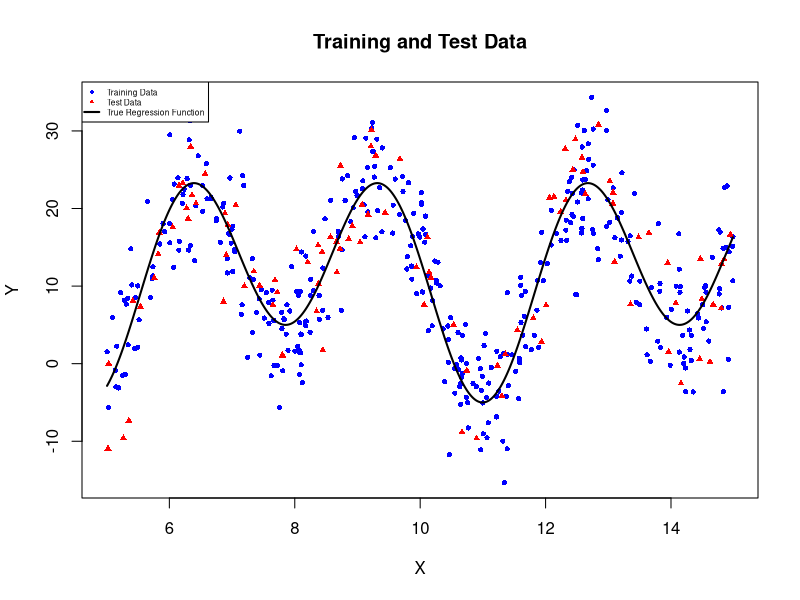
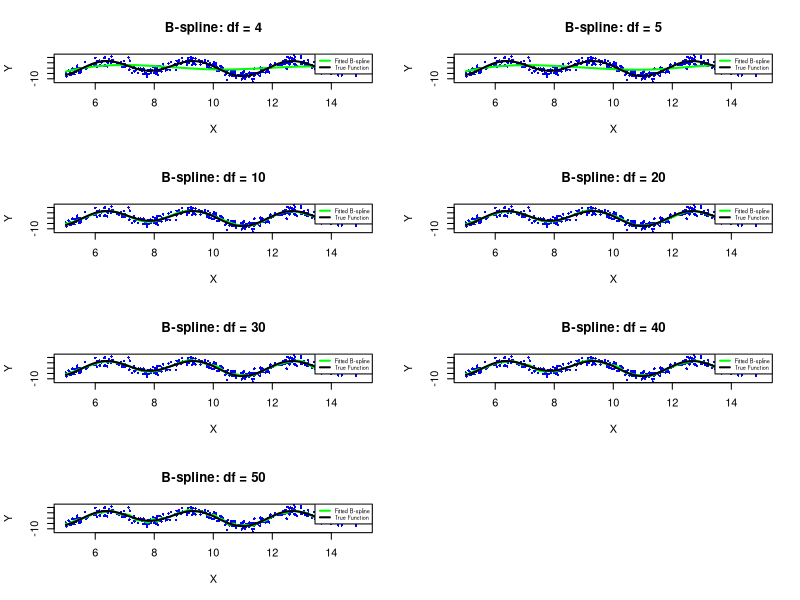
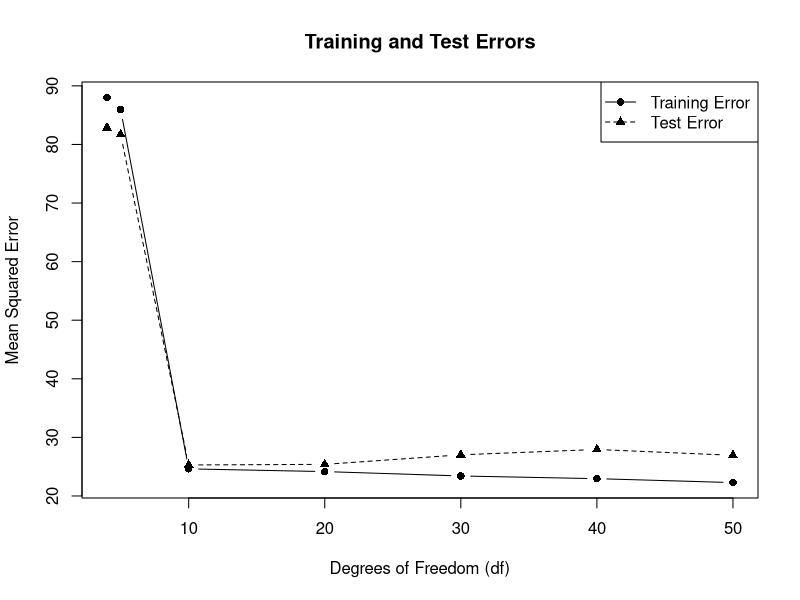
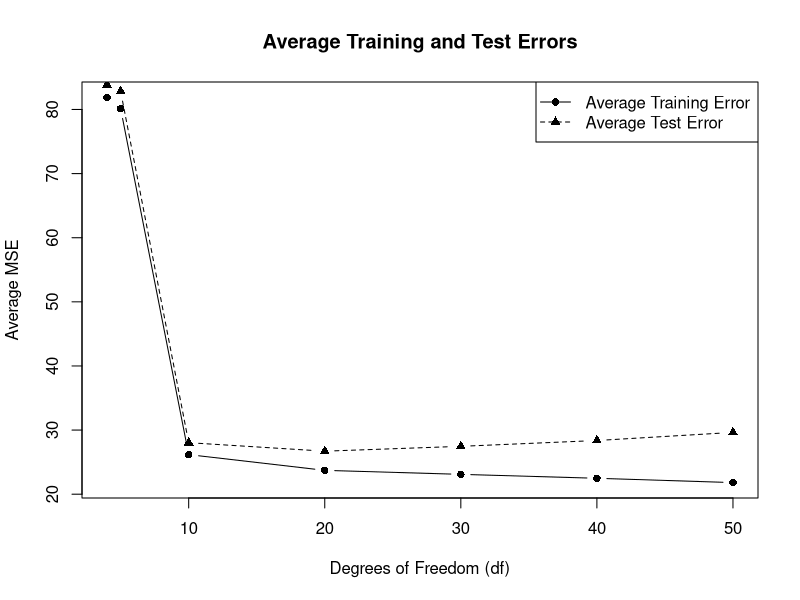
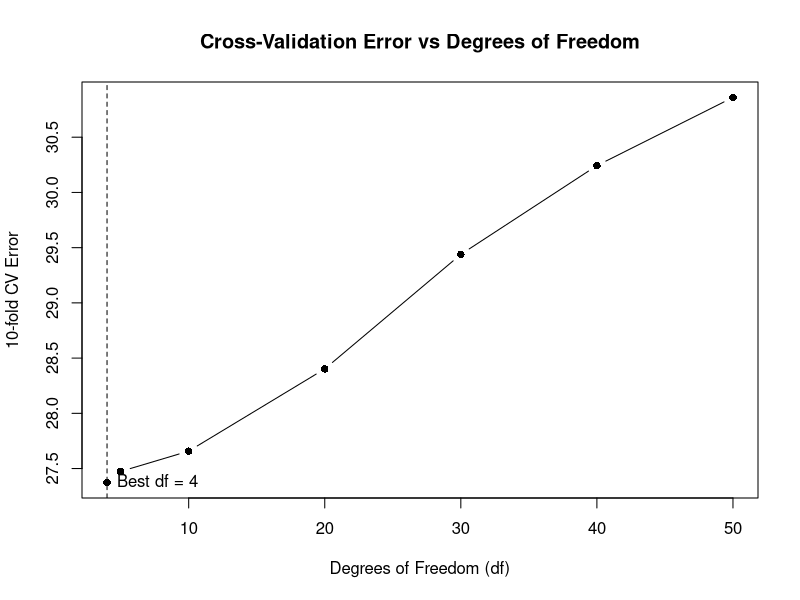

These figures' R source, in order:
## ---- chunk 1
reg=function(x){5*sin(x)+23*cos(x)^2}
## ---- chunk 2
set.seed(1234) 
## ---- chunk 3
X=runif(500,5,15)
## ---- chunk 4
Y=reg(X)+rnorm(500,0,5) 
## ---- chunk 5
index=1:500
set.seed(1234)
sample_index=sample(index,ceiling(0.2*500))
X.test=X[sample_index]
Y.test=Y[sample_index]
X.train=X[-sample_index]
Y.train=Y[-sample_index]
## ---- chunk 6
# Create a sequence of X values for a smooth regression curve 
x.grid=seq(min(X),max(X),length.out=5000) 

# Calculate the true regression function 
y.true=reg(x.grid)

# Filled circle for training 
plot(X.train,Y.train,pch = 16,col="blue",cex=0.7,
     xlim = range(X),ylim=range(Y),
     xlab="X",ylab="Y",main="Training and Test Data") 

# Add test observations(# Triangle for test ) 
points(X.test,Y.test,pch=17,col="red",cex=0.7) 

# Add true regression function 
lines(x.grid,y.true,col="black",lwd = 2) 

# Add legend 
legend("topleft",
       legend=c("Training Data","Test Data","True Regression Function"), 
       pch=c(16,17,NA), 
       lty=c(NA,NA,1), 
       col=c("blue","red","black"), 
       lwd=c(NA,NA,2),
       cex=0.5)
## ---- chunk 7
## 4 & 5. B-spline fitting and Training/Test Errors

library(splines)

# Degrees of freedom
df.values = c(4, 5, 10, 20, 30, 40, 50)

# Sequence for plotting fitted curves
x.grid = seq(min(X.train), max(X.train), length.out = 500)

# Store training and test errors
train.error = numeric(length(df.values))
test.error = numeric(length(df.values))

# Set plotting layout
par(mfrow = c(4, 2))

for(i in 1:length(df.values)){
  
  # Current degree of freedom
  df = df.values[i]
  
  # Fit B-spline regression model
  model = lm(Y.train ~ bs(X.train, df = df))
  
  # Predictions on training and test data
  Y.train.pred = predict(model, newdata = data.frame(X.train = X.train))
  Y.test.pred = predict(model, newdata = data.frame(X.train = X.test))
  
  # Calculate Mean Squared Errors
  train.error[i] = mean((Y.train - Y.train.pred)^2)
  test.error[i] = mean((Y.test - Y.test.pred)^2)
  
  # Predictions for smooth fitted curve
  Y.grid.pred = predict(model, newdata = data.frame(X.train = x.grid))
  
  # Plot training data
  plot(X.train, Y.train,col="blue",
       pch = 16, cex = 0.5,
       xlab = "X", ylab = "Y",
       main = paste("B-spline: df =", df))
  
  # Add fitted regression curve
  lines(x.grid, Y.grid.pred, lwd = 2,col="green")
  
  # Add true regression function
  lines(x.grid, reg(x.grid), lwd = 2,col="black")
  
  legend("topright",
         legend = c("Fitted B-spline", "True Function"),
         col=c("green","black"),
         lwd = 2,
         cex = 0.5)
}
## ---- chunk 8
# Reset plotting layout
par(mfrow = c(1, 1))

# ------------------------------------
## Training and Test Errors for each df

error.table = data.frame(
  df = df.values,
  Training_Error = train.error,
  Test_Error = test.error
)

print(error.table)
## ---- chunk 9
# ------------------------------------
## Plot training and test errors against df

plot(df.values, train.error,
     type = "b", pch = 16,
     xlab = "Degrees of Freedom (df)",
     ylab = "Mean Squared Error",
     main = "Training and Test Errors")

lines(df.values, test.error,
      type = "b", pch = 17,
      lty = 2)

legend("topright",
       legend = c("Training Error", "Test Error"),
       pch = c(16, 17),
       lty = c(1, 2))
## ---- chunk 10
# ------------------------------------
## 6. Repeat the procedure 50 times

library(splines)

df.values = c(4, 5, 10, 20, 30, 40, 50)

# Number of repetitions
B = 50

# Store errors for all 50 repetitions
train.errors = matrix(0, nrow = B, ncol = length(df.values))
test.errors = matrix(0, nrow = B, ncol = length(df.values))

for(b in 1:B){
  
  # -----------------------------
  # Generate a fresh dataset
  X = runif(500, 5, 15)
  Y = reg(X) + rnorm(500, 0, 5)
  
  # -----------------------------
  # Train-test split: 80%-20%
  index = 1:500
  sample.index = sample(index, 100)
  
  X.test = X[sample.index]
  Y.test = Y[sample.index]
  
  X.train = X[-sample.index]
  Y.train = Y[-sample.index]
  
  # -----------------------------
  # Fit B-spline for each df
  for(i in 1:length(df.values)){
    
    df = df.values[i]
    
    model = lm(Y.train ~ bs(X.train, df = df))
    
    # Training predictions
    Y.train.pred = predict(
      model,
      newdata = data.frame(X.train = X.train)
    )
    
    # Test predictions
    Y.test.pred = predict(
      model,
      newdata = data.frame(X.train = X.test)
    )
    
    # Store MSE
    train.errors[b, i] =
      mean((Y.train - Y.train.pred)^2)
    
    test.errors[b, i] =
      mean((Y.test - Y.test.pred)^2)
  }
}

# ------------------------------------
# Average errors over 50 repetitions

average.train.error = colMeans(train.errors)
average.test.error = colMeans(test.errors)

# Create final table
average.error.table = data.frame(
  df = df.values,
  Average_Training_Error = average.train.error,
  Average_Test_Error = average.test.error
)

print(average.error.table)
## ---- chunk 11
# ------------------------------------
## Plot average training and test errors

plot(df.values, average.train.error,
     type = "b",
     pch = 16,
     xlab = "Degrees of Freedom (df)",
     ylab = "Average MSE",
     main = "Average Training and Test Errors")

lines(df.values, average.test.error,
      type = "b",
      pch = 17,
      lty = 2)

legend("topright",
       legend = c("Average Training Error",
                  "Average Test Error"),
       pch = c(16, 17),
       lty = c(1, 2))
## ---- chunk 12
# ------------------------------------
## 7. Boston Dataset - K-fold Cross Validation

library(MASS)
library(splines)

# Load Boston dataset
data(Boston)

# Response and predictor
X = Boston$lstat
Y = Boston$medv

# Degrees of freedom to be considered
df.values = c(4, 5, 10, 20, 30, 40, 50)

# Number of folds
K = 10

# Set seed for reproducibility
set.seed(1234)

# Randomly divide observations into 10 folds
n = length(Y)
folds = sample(rep(1:K, length.out = n))

# Store cross-validation errors
CV.error = numeric(length(df.values))

# ------------------------------------
# K-fold Cross Validation

for(i in 1:length(df.values)){
  
  df = df.values[i]
  
  fold.error = numeric(K)
  
  for(k in 1:K){
    
    # Training data
    X.train = X[folds != k]
    Y.train = Y[folds != k]
    
    # Test/validation data
    X.test = X[folds == k]
    Y.test = Y[folds == k]
    
    # Fit B-spline model
    model = lm(Y.train ~ bs(X.train, df = df))
    
    # Prediction
    Y.pred = predict(
      model,
      newdata = data.frame(X.train = X.test)
    )
    
    # MSE for this fold
    fold.error[k] = mean((Y.test - Y.pred)^2)
  }
  
  # Average MSE over 10 folds
  CV.error[i] = mean(fold.error)
}

# ------------------------------------
# CV Error Table

CV.table = data.frame(
  df = df.values,
  CV_Error = CV.error
)

print(CV.table)

# Best df
best.df = df.values[which.min(CV.error)]

cat("Best df =", best.df, "\n")
cat("Minimum CV Error =", min(CV.error), "\n")
## ---- chunk 13
# ------------------------------------
## Plot Cross-Validation Error

plot(df.values, CV.error,
     type = "b",
     pch = 16,
     xlab = "Degrees of Freedom (df)",
     ylab = "10-fold CV Error",
     main = "Cross-Validation Error vs Degrees of Freedom")

abline(v = best.df, lty = 2)

text(best.df, min(CV.error),
     labels = paste("Best df =", best.df),
     pos = 4)
